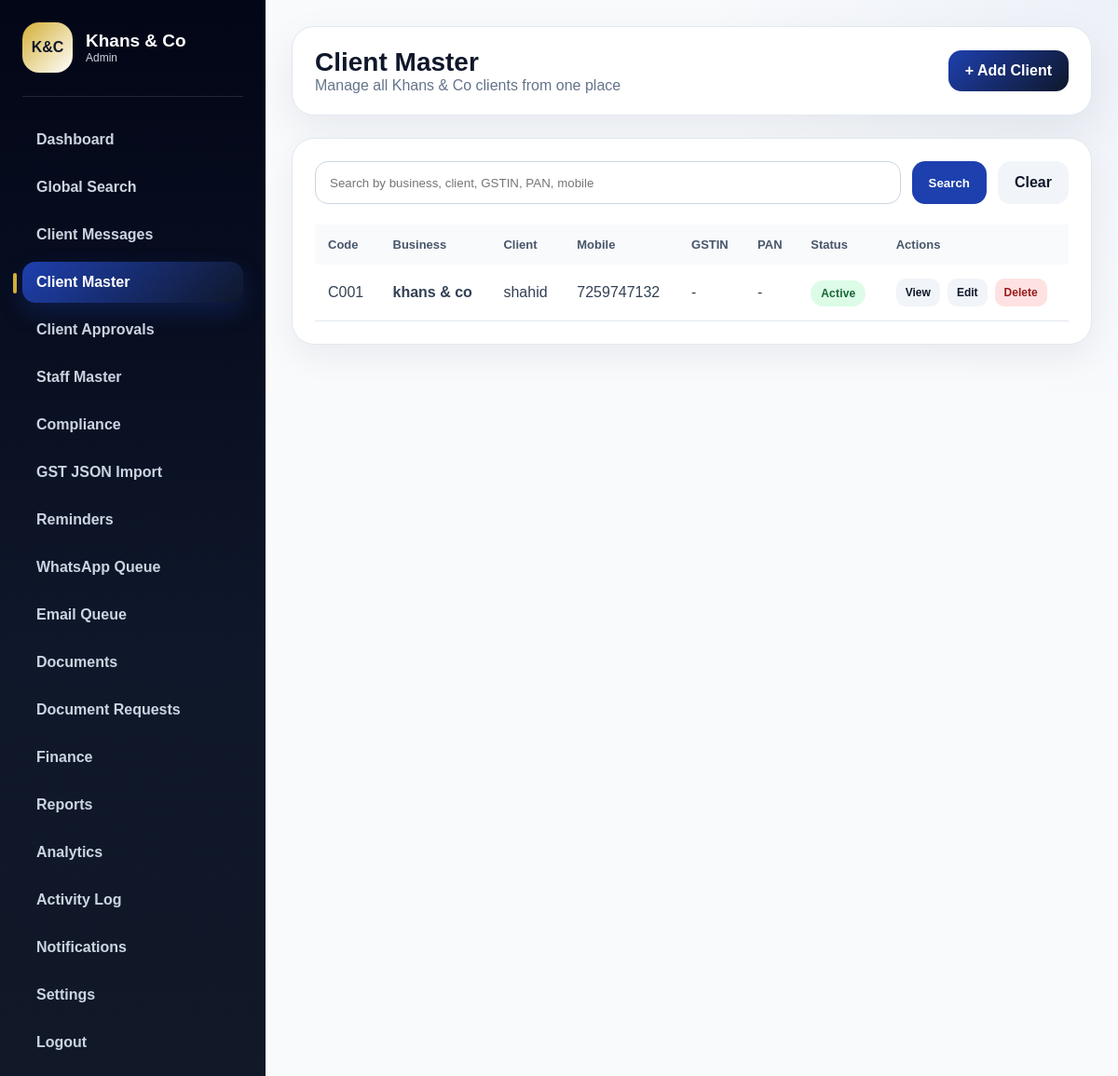
/admin/clients (signed in), run on an earlier commit of the app's database.
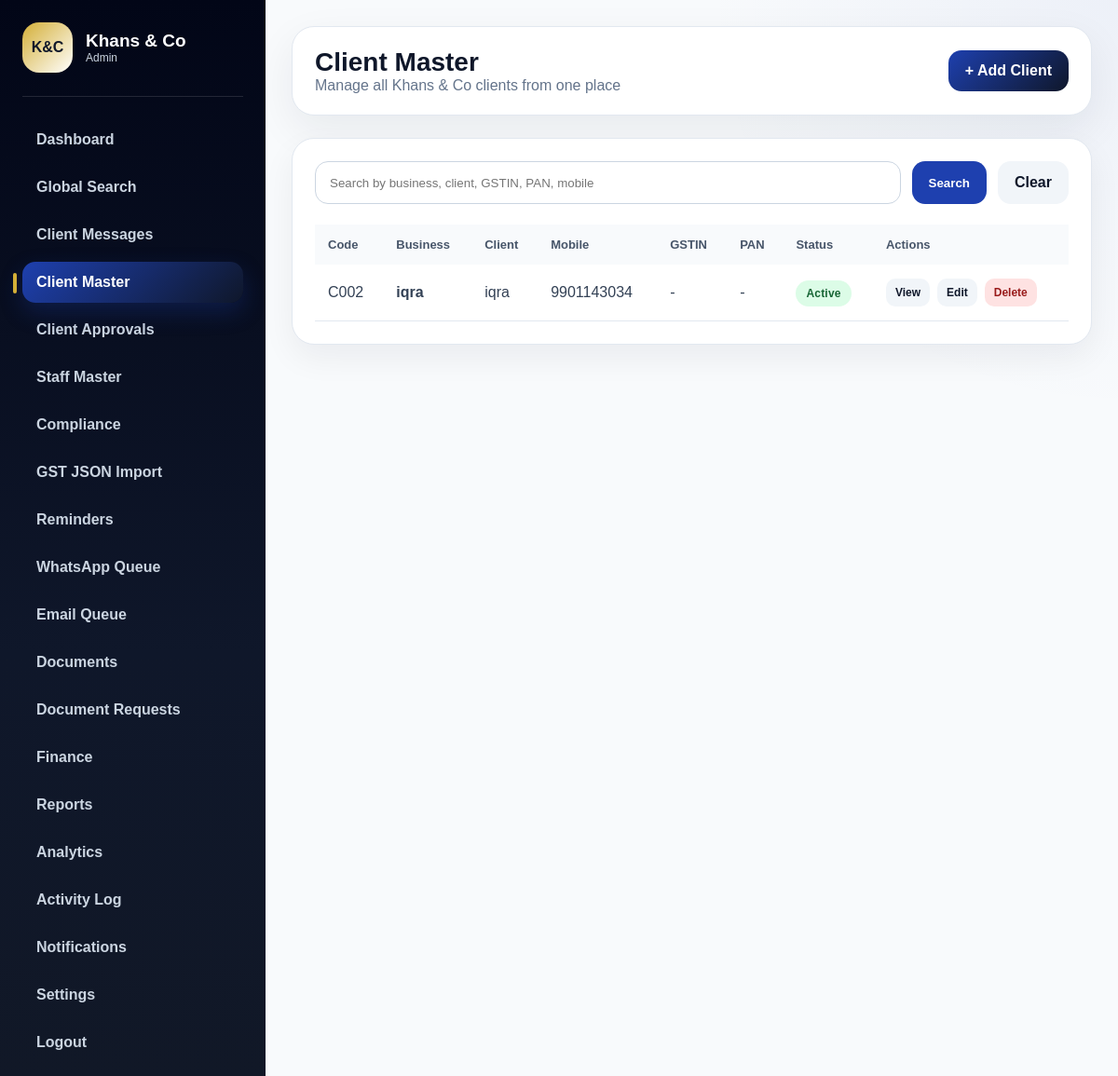
And on a later commit of the database.
### app/database/models.py (models this page shows)
class Client(db.Model):
    __tablename__ = "clients"
    id = db.Column(db.Integer, primary_key=True)
    client_code = db.Column(db.String(30), unique=True, nullable=False, index=True)
    business_name = db.Column(db.String(150), nullable=False)
    client_name = db.Column(db.String(120), nullable=False)
    mobile = db.Column(db.String(20), nullable=True)
    email = db.Column(db.String(150), nullable=True)
    gstin = db.Column(db.String(20), nullable=True, index=True)
    pan = db.Column(db.String(20), nullable=True, index=True)
    constitution = db.Column(db.String(80), nullable=True)
    registration_type = db.Column(db.String(80), nullable=True)
    return_frequency = db.Column(db.String(40), nullable=True)
    address = db.Column(db.Text, nullable=True)
    city = db.Column(db.String(80), nullable=True)
    state = db.Column(db.String(80), nullable=True)
    pincode = db.Column(db.String(10), nullable=True)
    status = db.Column(db.String(30), nullable=False, default="active")
    assigned_staff = db.Column(db.String(120), nullable=True)
    created_at = db.Column(db.DateTime, default=datetime.utcnow)
    documents = db.relationship("ClientDocument", backref="client", cascade="all, delete-orphan")

### app/admin/client_routes.py (the view, shortened to what this page needs)
@admin_bp.route("/clients")
@require_client_management
def clients():
    if not admin_required():
        return redirect(url_for("auth.login"))
    search = request.args.get("search", "").strip()
    query = Client.query
    clients = query.order_by(Client.id.desc()).all()
    return render_template("admin/clients.html", clients=clients, search=search)

### app/__init__.py (called while the page is built)
def create_app():
    app = Flask(__name__, template_folder="templates", static_folder="static")
    app.config.from_object(Config)
    db.init_app(app)
    migrate.init_app(app, db)
    init_validation_hooks(app)
    @app.context_processor
    def inject_notification_count():
        try:
            unread_notifications_count = Notification.query.filter_by(is_read=False).count()
        except Exception:
            unread_notifications_count = 0
        return dict(unread_notifications_count=unread_notifications_count)
    from app.auth.routes import auth_bp
    from app.admin.routes import admin_bp
    from app.client.routes import client_bp
    app.register_blueprint(auth_bp)
    app.register_blueprint(admin_bp)
    app.register_blueprint(client_bp)
    return app

### app/admin/client_routes.py (called while the page is built)
def admin_required():
    return session.get("user_role") == "admin"

### app/utils/permissions.py (called while the page is built)
def can_manage_clients(session):
    return session.get("user_role") in [
        ROLE_SUPER_ADMIN,
        ROLE_ADMIN,
        ROLE_PARTNER,
        ROLE_MANAGER
    ]

### app/utils/route_guards.py (called while the page is built)
def require_client_management(view_func):
    @wraps(view_func)
    def wrapper(*args, **kwargs):
        if not can_manage_clients(session):
            flash("You do not have permission to access Client Master.", "error")
            return redirect(url_for("admin.dashboard"))
        return view_func(*args, **kwargs)
    return wrapper

### app/utils/validation_hooks.py (called while the page is built, shortened)
def init_validation_hooks(app):
    @app.before_request
    def validate_common_form_fields():
        if request.method != "POST":
            return None

### app/templates/admin/clients.html (shortened to what this page needs)
{% extends "shared/base.html" %}
{% block body %}
<div class="app-layout">
    {% include "shared/admin_sidebar.html" %}
    <main class="main">
        <header class="topbar">
            <div>
                <h1>Client Master</h1>
                <p>Manage all Khans & Co clients from one place</p>
            </div>
            <a class="top-action" href="{{ url_for('admin.add_client') }}">+ Add Client</a>
        </header>
        <section class="panel">
            <form method="GET" class="client-search">
                <input type="text" name="search" value="{{ search }}" placeholder="Search by business, client, GSTIN, PAN, mobile">
                <button type="submit">Search</button>
                <a href="{{ url_for('admin.clients') }}">Clear</a>
            </form>
            <div class="table-wrap">
                <table class="enterprise-table">
                    <thead>
                        <tr>
                            <th>Code</th>
                            <th>Business</th>
                            <th>Client</th>
                            <th>Mobile</th>
                            <th>GSTIN</th>
                            <th>PAN</th>
                            <th>Status</th>
                            <th>Actions</th>
                        </tr>
                    </thead>
                    <tbody>
                        {% for client in clients %}
                        <tr>
                            <td>{{ client.client_code }}</td>
                            <td><strong>{{ client.business_name }}</strong></td>
                            <td>{{ client.client_name }}</td>
                            <td>{{ client.mobile }}</td>
                            <td>{{ client.gstin or "-" }}</td>
                            <td>{{ client.pan or "-" }}</td>
                            <td><span class="badge {{ client.status }}">{{ client.status }}</span></td>
                            <td>
                                <div class="action-links">
                                    <a href="{{ url_for('admin.view_client', client_id=client.id) }}">View</a>
                                    <a href="{{ url_for('admin.edit_client', client_id=client.id) }}">Edit</a>
                                    <form method="POST" action="{{ url_for('admin.delete_client', client_id=client.id) }}" onsubmit="return confirm('Delete this client?');">
                                        <button type="submit">Delete</button>
                                    </form>
                                </div>
                            </td>
                        </tr>
                        {% else %}
                        <tr>
                            <td colspan="8" class="empty">No clients found. Add your first client.</td>
                        </tr>
                        {% endfor %}
                    </tbody>
                </table>
            </div>
        </section>
    </main>
</div>
{% endblock %}

### app/templates/shared/base.html (shortened to what this page needs)
<!DOCTYPE html>
<html lang="en">
<head>
    <link rel="stylesheet" href="{{ url_for('static', filename='css/style.css') }}">
</head>
<body>
    {% block body %}{% endblock %}
</body>
</html>

### app/templates/shared/admin_sidebar.html (shortened to what this page needs)
<aside class="sidebar">
    <div class="side-brand">
        <div class="side-logo">K&C</div>
        <div>
            <h2>Khans & Co</h2>
            <p>{{ session.get("user_role", "Admin")|replace("_", " ")|title }}</p>
        </div>
    </div>
    <nav>
        <a class="{% if request.endpoint == 'admin.dashboard' %}active{% endif %}" href="{{ url_for('admin.dashboard') }}">Dashboard</a>
        <a class="{% if request.endpoint == 'admin.global_search' %}active{% endif %}" href="{{ url_for('admin.global_search') }}">Global Search</a>
        <a class="{% if request.endpoint in ['admin.client_messages','admin.client_message_detail'] %}active{% endif %}" href="{{ url_for('admin.client_messages') }}">Client Messages</a>
        {% if session.get("user_role") in ["super_admin", "admin", "partner", "manager"] %}
            <a class="{% if request.endpoint in ['admin.clients','admin.add_client','admin.view_client','admin.edit_client'] %}active{% endif %}" href="{{ url_for('admin.clients') }}">Client Master</a>
            <a class="{% if request.endpoint == 'admin.client_approvals' %}active{% endif %}" href="{{ url_for('admin.client_approvals') }}">Client Approvals</a>
        {% endif %}
        {% if session.get("user_role") in ["super_admin", "admin", "partner"] %}
            <a class="{% if request.endpoint in ['admin.staff','admin.add_staff','admin.edit_staff'] %}active{% endif %}" href="{{ url_for('admin.staff') }}">Staff Master</a>
        {% endif %}
        {% if session.get("user_role") in ["super_admin", "admin", "partner", "manager", "staff"] %}
            <a class="" href="{{ url_for('admin.compliance_dashboard') }}">Compliance</a>
            <a class="{% if request.endpoint == 'admin.gst_json_import' %}active{% endif %}" href="{{ url_for('admin.gst_json_import') }}">GST JSON Import</a>
            <a class="{% if request.endpoint == 'admin.reminders' %}active{% endif %}" href="{{ url_for('admin.reminders') }}">Reminders</a>
            <a class="{% if request.endpoint == 'admin.whatsapp_queue' %}active{% endif %}" href="{{ url_for('admin.whatsapp_queue') }}">WhatsApp Queue</a>
            <a class="{% if request.endpoint == 'admin.email_queue' %}active{% endif %}" href="{{ url_for('admin.email_queue') }}">Email Queue</a>
        {% endif %}
        <a class="{% if request.endpoint in ['admin.all_documents','admin.client_documents'] %}active{% endif %}" href="{{ url_for('admin.all_documents') }}">Documents</a>
        <a class="{% if request.endpoint in ['admin.all_document_requests','admin.request_document'] %}active{% endif %}" href="{{ url_for('admin.all_document_requests') }}">Document Requests</a>
        <a href="#">Finance</a>
        <a href="#">Reports</a>
        <a href="#">Analytics</a>
        {% if session.get("user_role") in ["super_admin", "admin", "partner"] %}
            <a class="{% if request.endpoint == 'admin.activity_log' %}active{% endif %}" href="{{ url_for('admin.activity_log') }}">Activity Log</a>
        {% endif %}
        <a class="sidebar-notification-link {% if request.endpoint == 'admin.notifications' %}active{% endif %}" href="{{ url_for('admin.notifications') }}">
            <span>Notifications</span>
        </a>
        {% if session.get("user_role") in ["super_admin", "admin", "partner"] %}
            <a class="{% if request.endpoint == 'admin.firm_settings' %}active{% endif %}" href="{{ url_for('admin.firm_settings') }}">Settings</a>
        {% endif %}
        <a href="{{ url_for('auth.logout') }}">Logout</a>
    </nav>
</aside>

### app/static/css/modules/base.css (style rules this page uses)
* { margin: 0; padding: 0; box-sizing: border-box; }
body { font-family: Arial, Helvetica, sans-serif; background: #f8fafc; color: #0f172a; }
a { text-decoration: none; }
:root { --kc-primary: #0f172a; --kc-blue: #1e40af; --kc-gold: #d4af37; --kc-bg: #f8fafc; --kc-card: #ffffff; --kc-border: #e2e8f0; --kc-muted: #64748b; --kc-success: #16a34a; --kc-warning: #f59e0b; --kc-danger: #dc2626; }

### app/static/css/modules/layout.css (style rules this page uses)
.app-layout { min-height: 100vh; display: flex; background: var(--kc-bg); }
.sidebar { width: 285px; min-height: 100vh; background: linear-gradient(180deg, #020617, #0f172a 60%, #111827); color: white; padding: 24px; }
.side-brand { display: flex; gap: 14px; align-items: center; padding-bottom: 25px; border-bottom: 1px solid rgba(255,255,255,.12); margin-bottom: 24px; }
.side-logo { width: 54px; height: 54px; border-radius: 18px; background: linear-gradient(135deg, var(--kc-gold), #fff); color: var(--kc-primary); display: flex; align-items: center; justify-content: center; font-weight: 900; }
.side-brand h2 { font-size: 19px; }
.side-brand p { font-size: 12px; color: #cbd5e1; }
.sidebar nav { display: grid; gap: 7px; }
.sidebar a { color: #cbd5e1; padding: 13px 15px; border-radius: 14px; font-weight: 700; }
.sidebar a:hover, .sidebar a.active { background: var(--kc-blue); color: white; }
.main { flex: 1; padding: 28px; }
.topbar { background: white; border: 1px solid var(--kc-border); border-radius: 24px; padding: 22px 24px; display: flex; justify-content: space-between; align-items: center; box-shadow: 0 16px 45px rgba(15,23,42,.07); margin-bottom: 24px; }
.topbar h1 { font-size: 28px; }
.topbar p { color: var(--kc-muted); }

### app/static/css/modules/dashboard.css (style rules this page uses)
.panel { background: white; border: 1px solid var(--kc-border); border-radius: 24px; padding: 24px; box-shadow: 0 14px 35px rgba(15,23,42,.06); }

### app/static/css/modules/tables.css (style rules this page uses)
.table-wrap { overflow-x: auto; }
.enterprise-table { width: 100%; border-collapse: collapse; }
.enterprise-table th { text-align: left; background: #f8fafc; color: #475569; font-size: 13px; padding: 14px; }
.enterprise-table td { padding: 15px 14px; border-bottom: 1px solid var(--kc-border); color: #334155; }

### app/static/css/modules/forms.css (style rules this page uses)
.client-search { display: flex; gap: 12px; margin-bottom: 22px; }
.client-search input { flex: 1; height: 46px; border: 1px solid #cbd5e1; border-radius: 14px; padding: 0 15px; outline: none; }
.client-search button, .client-search a { border: none; background: var(--kc-blue); color: white; border-radius: 14px; padding: 0 18px; font-weight: 900; cursor: pointer; display: flex; align-items: center; }
.client-search a { background: #f1f5f9; color: var(--kc-primary); }

### app/static/css/modules/components.css (style rules this page uses)
.top-action { background: linear-gradient(135deg, var(--kc-blue), var(--kc-primary)); color: white; padding: 13px 18px; border-radius: 14px; font-weight: 900; }
.badge { padding: 7px 11px; border-radius: 999px; font-size: 12px; font-weight: 900; text-transform: capitalize; }
.badge.active { background: #dcfce7; color: #166534; }
.action-links { display: flex; gap: 8px; align-items: center; }
.action-links a, .action-links button { border: none; background: #f1f5f9; color: var(--kc-primary); padding: 8px 10px; border-radius: 10px; font-weight: 900; cursor: pointer; font-size: 12px; }
.action-links button { background: #fee2e2; color: #991b1b; }
.sidebar { position: sticky; top: 0; }
.sidebar nav a { transition: all 0.2s ease; }
.card, .panel, .topbar { transition: all 0.2s ease; }
.enterprise-table th { position: sticky; top: 0; z-index: 2; }
.top-action, .quick-link, .save-btn, .mark-sent-btn { transition: all 0.2s ease; }
.main { background: radial-gradient(circle at top right, rgba(30,64,175,.05), transparent 30%), var(--kc-bg); }
.badge { letter-spacing: .2px; }
input, select, textarea { transition: all 0.2s ease; }
.sidebar a.active { background: linear-gradient(135deg, var(--kc-blue), #0f172a); color: white; box-shadow: 0 10px 24px rgba(30, 64, 175, .28); position: relative; }
.sidebar a.active::before { content: ""; position: absolute; left: -10px; top: 12px; width: 4px; height: 22px; border-radius: 999px; background: var(--kc-gold); }
.sidebar-notification-link { display: flex !important; align-items: center; justify-content: space-between; gap: 10px; }

What changed in the data, as far as the page shows it:
removed Client: client_code "C001", business_name "khans & co", client_name "shahid", mobile "7259747132", gstin "-", pan "-", status "Active"
added Client: client_code "C002", business_name "iqra", client_name "iqra", mobile "9901143034", gstin "-", pan "-", status "Active"
